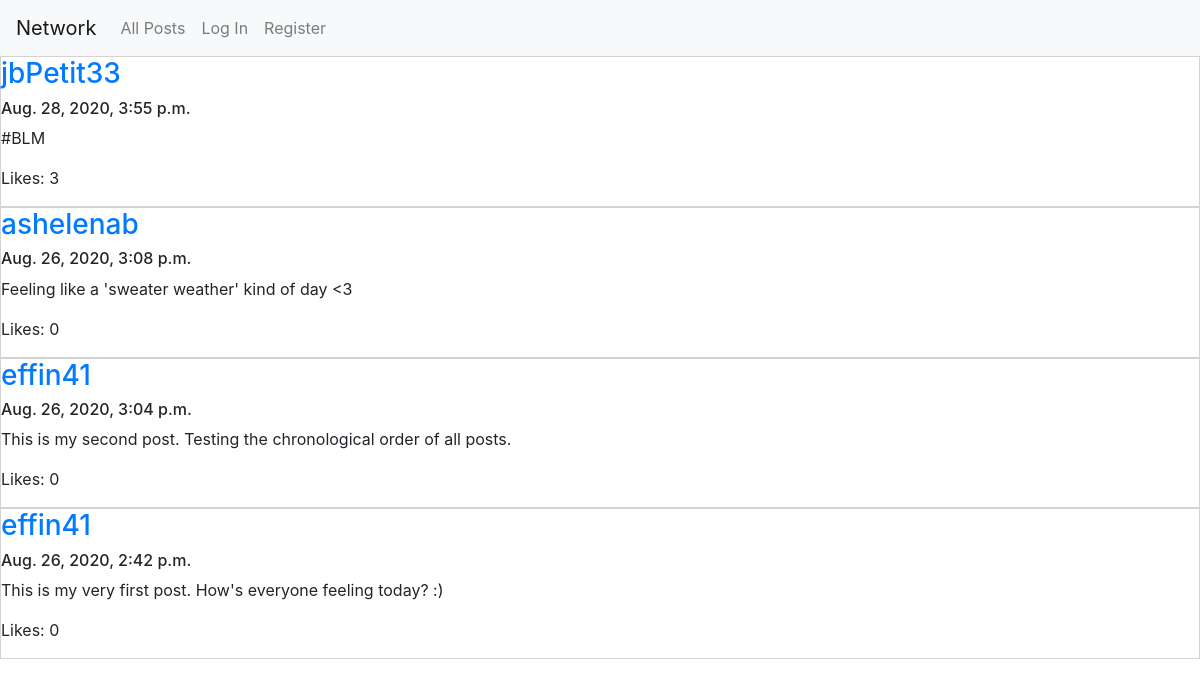
Before: / with the older database file.
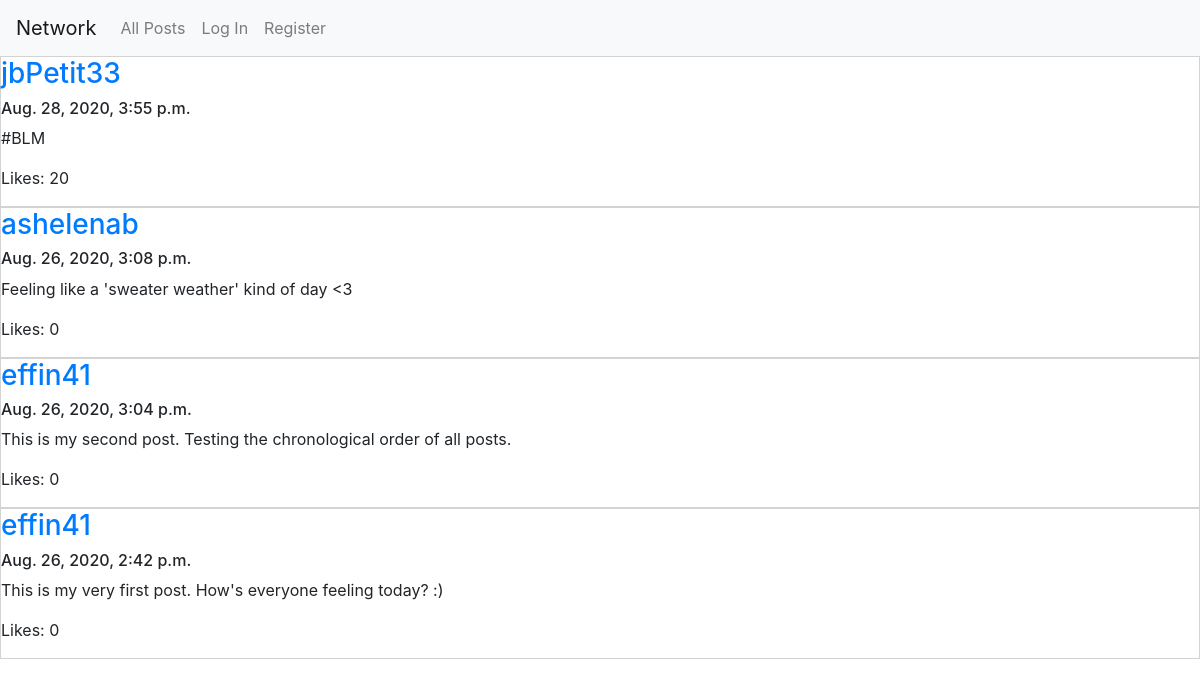
After: the same page with the newer database file.
### network/models.py (models this page shows)
class Post(models.Model):
    owner = models.ForeignKey(User, on_delete=models.CASCADE)
    content = models.CharField(max_length = 280)
    likes = models.IntegerField(default = 0)
    timestamp = models.DateTimeField()

class User(AbstractUser):
    numFollowers = models.IntegerField(default = 0)
    numFollowing = models.IntegerField(default = 0)

### network/views.py (the view)
# urls.py: path("", views.index, name="index"),
def index(request):
    now = datetime.datetime.now()
    newPostForm = PostForm(initial = {'owner': request.user, 'likes': 0, 'timestamp': now})
    posts = Post.objects.all()
    posts = posts.order_by("-timestamp").all()
    context = {"form": newPostForm, "posts": posts, "title": "All Posts"}
    return render(request, "network/index.html", context)

### network/templates/network/index.html (shortened to what this page needs)
{% extends "network/layout.html" %}
{% load static %}
{% block body %}
<div id="post-view">
    {% for post in posts %}
        <div id="post" style="border: 1px solid lightgray;">
            <a href="{% url 'profile' post.owner %}"><h3>{{post.owner}}</h3></a>
            <h6>{{post.timestamp}}</h6>
            <p id="post-content">{{post.content}}</p>
            <p>Likes: {{post.likes}}</p>
        </div>
    {% endfor %}
</div>
{% endblock %}

### network/templates/network/layout.html (shortened to what this page needs)
{% load static %}
<!DOCTYPE html>
<html lang="en">
    <head>
        <link rel="stylesheet" href="https://stackpath.bootstrapcdn.com/bootstrap/4.4.1/css/bootstrap.min.css">
        <link href="{% static 'network/styles.css' %}" rel="stylesheet">
    </head>
    <body>
        <nav class="navbar navbar-expand-lg navbar-light bg-light">
            <a class="navbar-brand" href="#">Network</a>
            <div>
              <ul class="navbar-nav mr-auto">
                <li class="nav-item">
                  <a class="nav-link" href="{% url 'index' %}">All Posts</a>
                </li>
                {% if user.is_authenticated %}
                    <li class="nav-item">
                        <a class="nav-link" href="{% url 'following' %}">Following</a>
                    </li>
                    <li class="nav-item">
                        <a class="nav-link" href="{% url 'logout' %}">Log Out</a>
                    </li>
                {% else %}
                    <li class="nav-item">
                        <a class="nav-link" href="{% url 'login' %}">Log In</a>
                    </li>
                    <li class="nav-item">
                        <a class="nav-link" href="{% url 'register' %}">Register</a>
                    </li>
                {% endif %}
              </ul>
            </div>
          </nav>
        <div class="body">
            {% block body %}
            {% endblock %}
        </div>
    </body>
</html>

Changed rows visible on the page:
changed Post "Aug. 28, 2020, 3:55 p.m.": likes "3" → "20"
